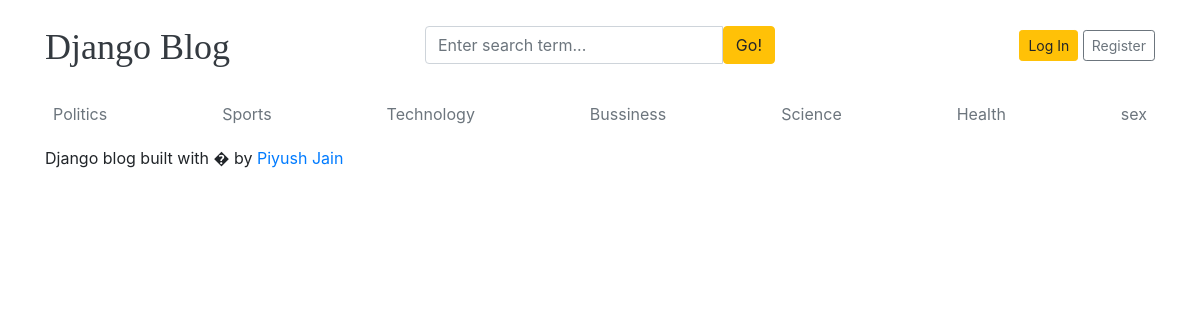
Page /about/ on the earlier database version.
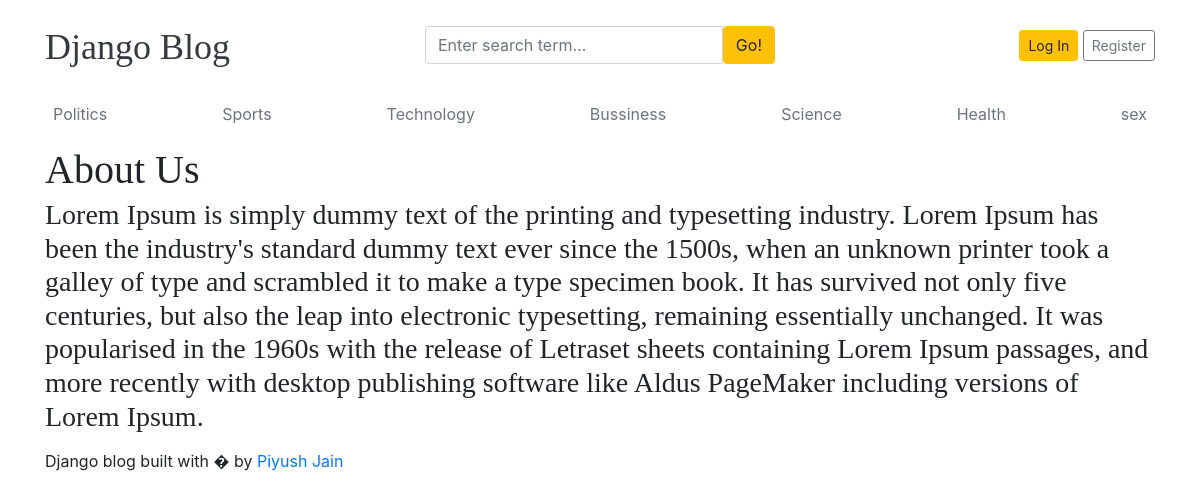
Same page on the later database version.
### blogs/models.py (models this page shows, shortened)
class Category(models.Model):
    Category_name = models.CharField(max_length=50, unique = True)
    created_at = models.DateTimeField(auto_now_add= True)
    updated_at = models.DateTimeField(auto_now=True)
    class Meta:
        verbose_name_plural = 'categories'

class About(models.Model):
    about = models.TextField(default="About coming soon")
    about_description = models.TextField(max_length=2555,default="no description allowed")
    created_at = models.DateTimeField(auto_now_add=True)
    updated_at = models.DateTimeField(auto_now=True)
    class Meta:
        verbose_name_plural = 'About'

### blogs/views.py (the view)
# urls.py: path('about/', BlogsView.about_page, name ='about_page'),
def about_page(request):
    about= About.objects.all()
    context = {
        'about' : about
    }
    return render(request, 'about_page.html', context)

### blogs/context_processors.py (called while the page is built)
def get_categories(request):
    categories = Category.objects.all()
    return dict(categories = categories)

def get_social_links(request):
    social_links= SocialLinks.objects.all()
    return dict(social_links = social_links)

### templates/about_page.html
{%extends 'base.html'%}
{%block content%}
{% for a in about%}
<h1 class="fw-bolder mb-1">{{ a.about}}</h1>
<h3 class="fw-bolder mb-3">{{ a.about_description}}</h3>
{%endfor%}
{%endblock%}

### templates/base.html (shortened to what this page needs)
 {% load static %}
<!DOCTYPE html>
<html lang="en">
<head>
    <link href="https://getbootstrap.com/docs/4.0/dist/css/bootstrap.min.css" rel="stylesheet">
    <link href="{% static 'css/blog.css' %}" rel="stylesheet">
  </head>
<body>
    <div class="container">
      <header class="blog-header py-3">
        <div class="row flex-nowrap justify-content-between align-items-center">
          <div class="col-4 pt-1">
            <a class="blog-header-logo text-dark" href="/">Django Blog</a>
          </div>
          <div class = "col-4">
           <form action="{% url 'search' %}" method ="GET">
            <div class="input-group">
              <input class="form-control" type="text" name ="keyword" placeholder="Enter search term..." aria-label="Enter search term..." aria-describedby="button-search" />
              <button type = "submit" class="btn btn-warning" id="button-search" type="button">Go!</button>
            </div>
           </form>
          </div>
          {% if not user.is_authenticated %}
          <div class="col-4 d-flex justify-content-end align-items-center">
            <a class="btn btn-sm btn-warning" href="{% url 'login'%}">Log In</a> &nbsp;
            <a class="btn btn-sm btn-outline-secondary" href="{% url 'register' %}">Register</a>
          {% else %}
          <span> You are logged in as {{user}}</span>
          &emsp;
          <span> <a href ="{% url 'logout' %}">Logout</a></span>
          {% endif %}
        </div>
        </div>
      </header>
      <div class="nav-scroller py-1 mb-2">
        <nav class="nav d-flex justify-content-between">
          {% for i in categories %}
          <a class="p-2 text-muted" href="{% url 'posts_by_category'  i.id %}">{{i.Category_name}}</a>
          {% endfor %}
        </nav>
      </div>
 {%block content %}
{% endblock %}
<footer class="blog-footer">
  <p>Django blog built with � by <a href="#">Piyush Jain</a></p>
</footer>
</body>
</html>

Differences in the rows shown:
added About: about "About Us", about_description "Lorem Ipsum is simply dummy text of the printing and typesetting industry. Lorem Ipsum has been the industry's standard dummy text ever since the 1500s, when an unknown printer took a galley of type and scrambled it to make a type specimen book. It has survived not only five centuries, but also the leap into electronic typesetting, remaining essentially unchanged. It was popularised in the 1960s with the release of Letraset sheets containing Lorem Ipsum passages, and more recently with desktop publishing software like Aldus PageMaker including versions of Lorem Ipsum."
